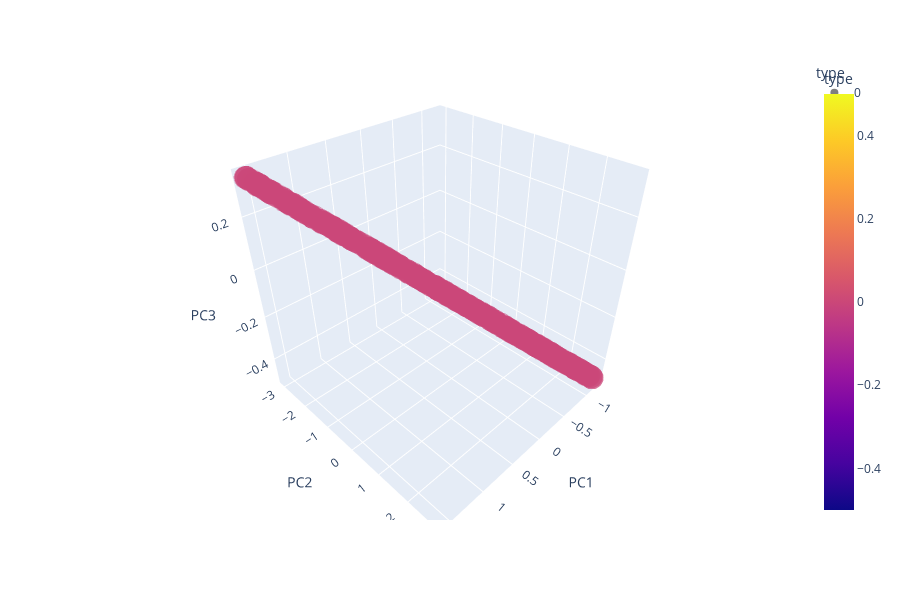
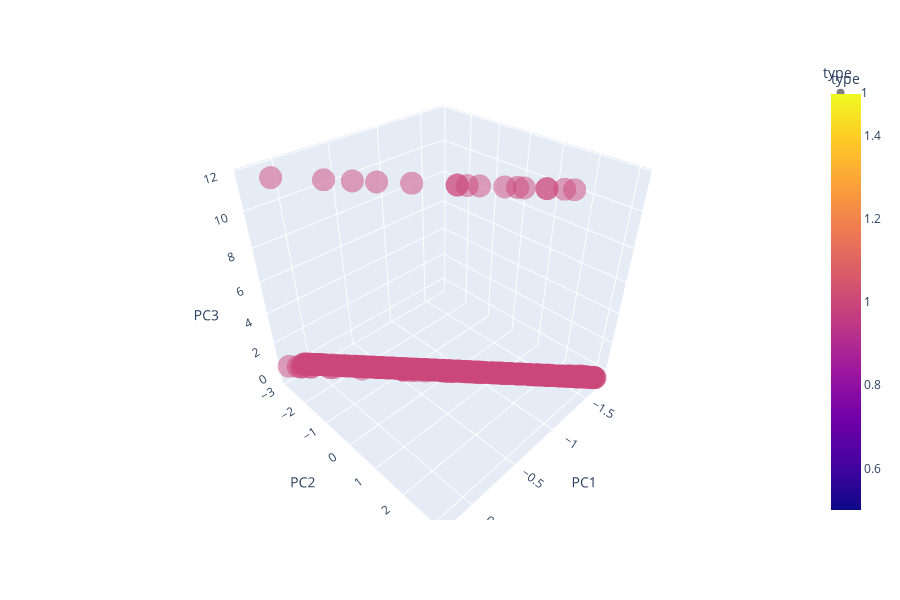
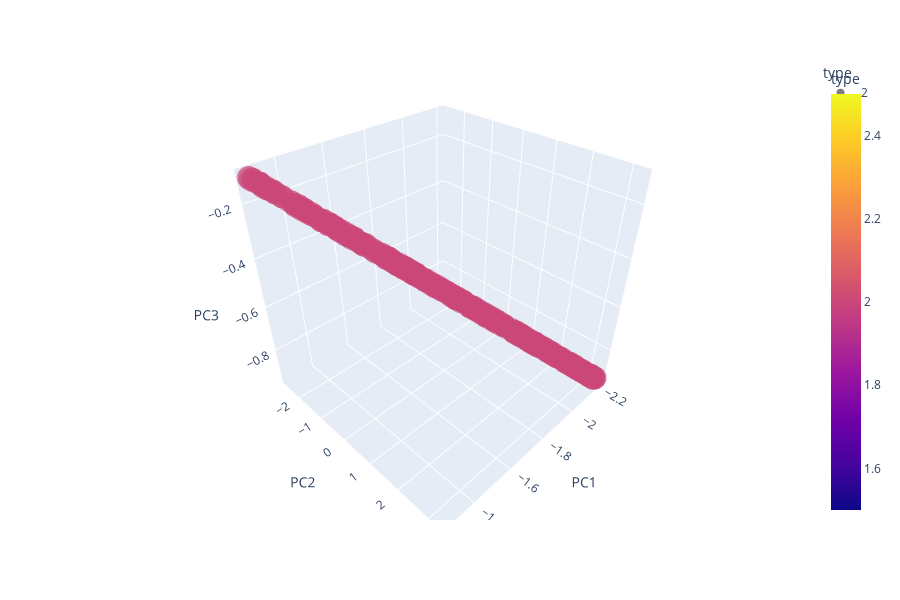
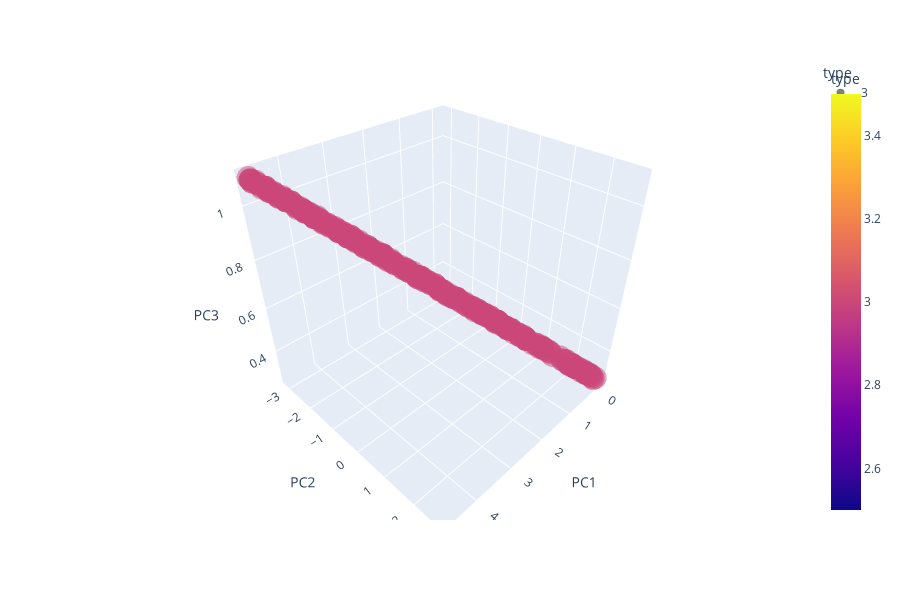

Source (notebook cell) for these figures, in order:
### Code cell
for i in tdf:
    draw_chart(i)

### Figure 1 — Plotly figure (JSON) as saved in the notebook; plotly's stock layout.template omitted (floating-point values rounded to 4 significant figures; data arrays with more than 128 entries replaced by an {"elided": "..."} marker saying what was removed)
{"data": [{"hovertemplate": "type=%{marker.color}<br>PC1=%{x}<br>PC2=%{y}<br>PC3=%{z}<extra></extra>", "legendgroup": "0", "marker": {"color": {"elided": "432 int values"}, "coloraxis": "coloraxis", "opacity": 0.5, "symbol": "circle"}, "mode": "markers", "name": "0", "scene": "scene", "showlegend": true, "type": "scatter3d", "x": {"elided": "432 float values"}, "y": {"elided": "432 float values"}, "z": {"elided": "432 float values"}}], "layout": {"coloraxis": {"colorbar": {"title": {"text": "type"}}, "colorscale": [[0, "#0d0887"], [0.1111, "#46039f"], [0.2222, "#7201a8"], [0.3333, "#9c179e"], [0.4444, "#bd3786"], [0.5556, "#d8576b"], [0.6667, "#ed7953"], [0.7778, "#fb9f3a"], [0.8889, "#fdca26"], [1, "#f0f921"]]}, "height": 600, "legend": {"title": {"text": "type"}, "tracegroupgap": 0}, "margin": {"t": 60}, "scene": {"domain": {"x": [0, 1], "y": [0, 1]}, "xaxis": {"title": {"text": "PC1"}}, "yaxis": {"title": {"text": "PC2"}}, "zaxis": {"title": {"text": "PC3"}}}}}

### Figure 2 — Plotly figure (JSON) as saved in the notebook; plotly's stock layout.template omitted (floating-point values rounded to 4 significant figures; data arrays with more than 128 entries replaced by an {"elided": "..."} marker saying what was removed)
{"data": [{"hovertemplate": "type=%{marker.color}<br>PC1=%{x}<br>PC2=%{y}<br>PC3=%{z}<extra></extra>", "legendgroup": "1", "marker": {"color": {"elided": "369 int values"}, "coloraxis": "coloraxis", "opacity": 0.5, "symbol": "circle"}, "mode": "markers", "name": "1", "scene": "scene", "showlegend": true, "type": "scatter3d", "x": {"elided": "369 float values"}, "y": {"elided": "369 float values"}, "z": {"elided": "369 float values"}}], "layout": {"coloraxis": {"colorbar": {"title": {"text": "type"}}, "colorscale": [[0, "#0d0887"], [0.1111, "#46039f"], [0.2222, "#7201a8"], [0.3333, "#9c179e"], [0.4444, "#bd3786"], [0.5556, "#d8576b"], [0.6667, "#ed7953"], [0.7778, "#fb9f3a"], [0.8889, "#fdca26"], [1, "#f0f921"]]}, "height": 600, "legend": {"title": {"text": "type"}, "tracegroupgap": 0}, "margin": {"t": 60}, "scene": {"domain": {"x": [0, 1], "y": [0, 1]}, "xaxis": {"title": {"text": "PC1"}}, "yaxis": {"title": {"text": "PC2"}}, "zaxis": {"title": {"text": "PC3"}}}}}

### Figure 3 — Plotly figure (JSON) as saved in the notebook; plotly's stock layout.template omitted (floating-point values rounded to 4 significant figures; data arrays with more than 128 entries replaced by an {"elided": "..."} marker saying what was removed)
{"data": [{"hovertemplate": "type=%{marker.color}<br>PC1=%{x}<br>PC2=%{y}<br>PC3=%{z}<extra></extra>", "legendgroup": "2", "marker": {"color": {"elided": "366 int values"}, "coloraxis": "coloraxis", "opacity": 0.5, "symbol": "circle"}, "mode": "markers", "name": "2", "scene": "scene", "showlegend": true, "type": "scatter3d", "x": {"elided": "366 float values"}, "y": {"elided": "366 float values"}, "z": {"elided": "366 float values"}}], "layout": {"coloraxis": {"colorbar": {"title": {"text": "type"}}, "colorscale": [[0, "#0d0887"], [0.1111, "#46039f"], [0.2222, "#7201a8"], [0.3333, "#9c179e"], [0.4444, "#bd3786"], [0.5556, "#d8576b"], [0.6667, "#ed7953"], [0.7778, "#fb9f3a"], [0.8889, "#fdca26"], [1, "#f0f921"]]}, "height": 600, "legend": {"title": {"text": "type"}, "tracegroupgap": 0}, "margin": {"t": 60}, "scene": {"domain": {"x": [0, 1], "y": [0, 1]}, "xaxis": {"title": {"text": "PC1"}}, "yaxis": {"title": {"text": "PC2"}}, "zaxis": {"title": {"text": "PC3"}}}}}

### Figure 4 — Plotly figure (JSON) as saved in the notebook; plotly's stock layout.template omitted (floating-point values rounded to 4 significant figures; data arrays with more than 128 entries replaced by an {"elided": "..."} marker saying what was removed)
{"data": [{"hovertemplate": "type=%{marker.color}<br>PC1=%{x}<br>PC2=%{y}<br>PC3=%{z}<extra></extra>", "legendgroup": "3", "marker": {"color": {"elided": "306 int values"}, "coloraxis": "coloraxis", "opacity": 0.5, "symbol": "circle"}, "mode": "markers", "name": "3", "scene": "scene", "showlegend": true, "type": "scatter3d", "x": {"elided": "306 float values"}, "y": {"elided": "306 float values"}, "z": {"elided": "306 float values"}}], "layout": {"coloraxis": {"colorbar": {"title": {"text": "type"}}, "colorscale": [[0, "#0d0887"], [0.1111, "#46039f"], [0.2222, "#7201a8"], [0.3333, "#9c179e"], [0.4444, "#bd3786"], [0.5556, "#d8576b"], [0.6667, "#ed7953"], [0.7778, "#fb9f3a"], [0.8889, "#fdca26"], [1, "#f0f921"]]}, "height": 600, "legend": {"title": {"text": "type"}, "tracegroupgap": 0}, "margin": {"t": 60}, "scene": {"domain": {"x": [0, 1], "y": [0, 1]}, "xaxis": {"title": {"text": "PC1"}}, "yaxis": {"title": {"text": "PC2"}}, "zaxis": {"title": {"text": "PC3"}}}}}
